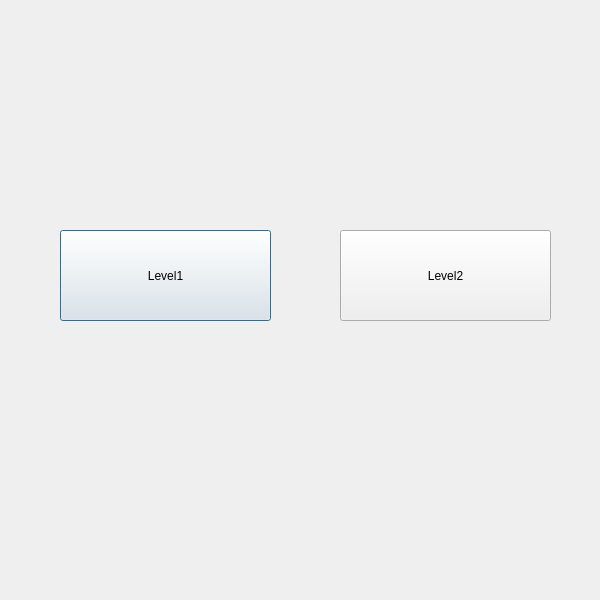
<?xml version="1.0" encoding="UTF-8"?>
<ui version="4.0">
 <class>ChooseLevels</class>
 <widget class="QDialog" name="ChooseLevels">
  <property name="geometry">
   <rect>
    <x>0</x>
    <y>0</y>
    <width>600</width>
    <height>600</height>
   </rect>
  </property>
  <property name="windowTitle">
   <string>Choose Levels</string>
  </property>
  <property name="whatsThis">
   <string>&lt;html&gt;&lt;head/&gt;&lt;body&gt;&lt;p&gt;&lt;img src=&quot;:/Sokoban icon/background.jpg&quot;/&gt;&lt;/p&gt;&lt;/body&gt;&lt;/html&gt;</string>
  </property>
  <widget class="QPushButton" name="Level1">
   <property name="geometry">
    <rect>
     <x>60</x>
     <y>230</y>
     <width>211</width>
     <height>91</height>
    </rect>
   </property>
   <property name="cursor">
    <cursorShape>PointingHandCursor</cursorShape>
   </property>
   <property name="text">
    <string>Level1</string>
   </property>
  </widget>
  <widget class="QPushButton" name="Level2">
   <property name="geometry">
    <rect>
     <x>340</x>
     <y>230</y>
     <width>211</width>
     <height>91</height>
    </rect>
   </property>
   <property name="cursor">
    <cursorShape>PointingHandCursor</cursorShape>
   </property>
   <property name="text">
    <string>Level2</string>
   </property>
  </widget>
 </widget>
 <resources/>
 <connections/>
</ui>
